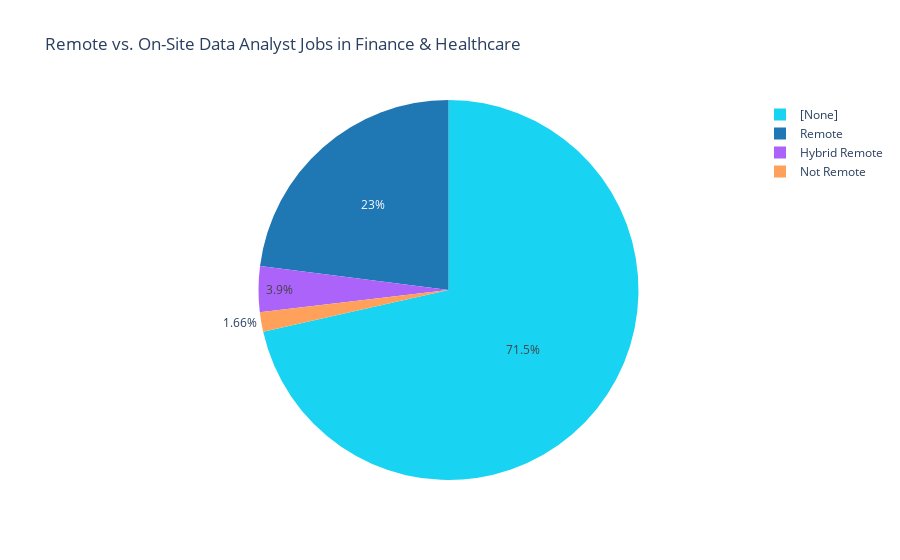

Notebook source saved alongside this figure:
### Code cell
import plotly.express as px

# Define target industries
target_industries = ["Finance and Insurance", "Health Care and Social Assistance"]

# Filter the original DataFrame (df) instead of df_grouped
df_remote = df[df["NAICS2_NAME"].isin(target_industries)]

# Count occurrences of each remote type in these industries
df_remote_grouped = df_remote.groupby("REMOTE_TYPE_NAME").size().reset_index(name="Count")

# Create a pie chart
fig = px.pie(df_remote_grouped, 
             names="REMOTE_TYPE_NAME", 
             values="Count", 
             title="Remote vs. On-Site Data Analyst Jobs in Finance & Healthcare",
             color="REMOTE_TYPE_NAME", 
             color_discrete_map={"Remote": "#1f77b4", "On-Site": "#d62728", "Hybrid": "#2ca02c"})

fig.show()

### Figure 1 — Plotly figure (JSON) as saved in the notebook; plotly's stock layout.template omitted (floating-point values rounded to 4 significant figures)
{"data": [{"customdata": [["Hybrid Remote"], ["Not Remote"], ["Remote"], ["[None]"]], "domain": {"x": [0, 1], "y": [0, 1]}, "hovertemplate": "REMOTE_TYPE_NAME=%{customdata[0]}<br>Count=%{value}<extra></extra>", "labels": ["Hybrid Remote", "Not Remote", "Remote", "[None]"], "legendgroup": "", "marker": {"colors": ["#ab63fa", "#FFA15A", "#1f77b4", "#19d3f3"]}, "name": "", "showlegend": true, "type": "pie", "values": [381, 162, 2244, 6980]}], "layout": {"legend": {"tracegroupgap": 0}, "title": {"text": "Remote vs. On-Site Data Analyst Jobs in Finance & Healthcare"}}}
